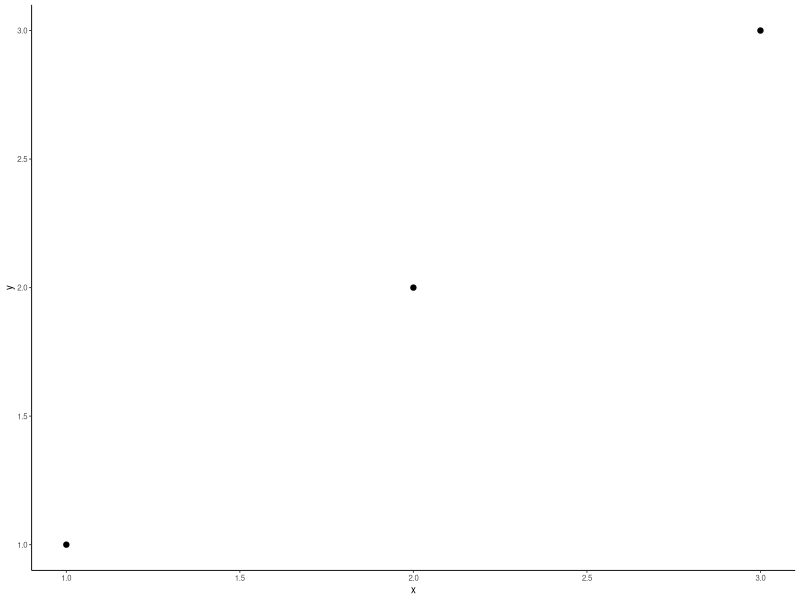

Source code (R): (Note: this script raises an error after producing the figure.)
# Check whether the available Cairo package can retain fractional-point MediaBox values.
suppressPackageStartupMessages(library(ggplot2))
out <- "F:/OpenScience/audits/bio-data-visualization-multipanel-figures/run/multipanel_fix_20260923/out_r"
p <- ggplot(data.frame(x = 1:3, y = 1:3), aes(x, y)) + geom_point() + theme_classic(base_size = 7)
Cairo::CairoPDF(file.path(out, "cairo_package.pdf"), width = 183 / 25.4, height = 140 / 25.4)
print(p)
dev.off()
cat("Cairo package precision test written\n")
